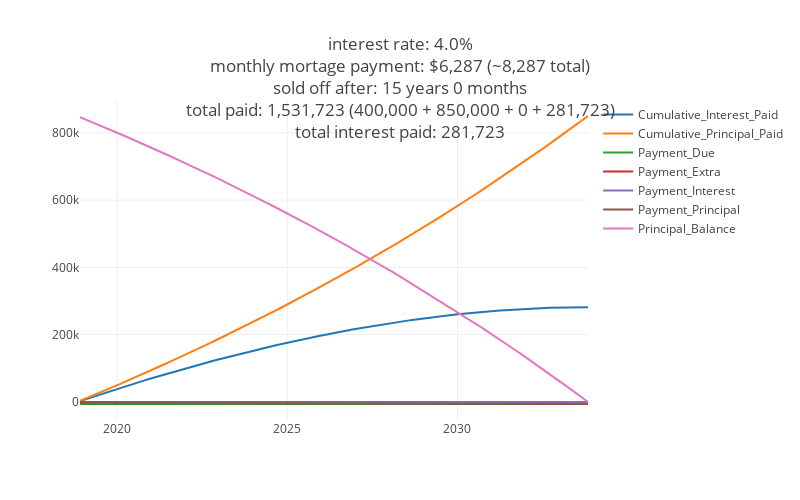

Notebook cell for this chart:
### Code cell
calc_and_graph(interest_rate=0.04, loan_years=15, monthly_payment=0)

### Figure 1 — Plotly figure (JSON) as saved in the notebook; plotly's stock layout.template omitted (floating-point values rounded to 4 significant figures; data arrays with more than 128 entries replaced by an {"elided": "..."} marker saying what was removed)
{"data": [{"name": "Cumulative_Interest_Paid", "type": "scatter", "uid": "8039d6b2-dcd0-11e8-aa00-1831bf6ae617", "x": {"elided": "180 str values"}, "y": {"elided": "180 float values"}}, {"name": "Cumulative_Principal_Paid", "type": "scatter", "uid": "8039d6b3-dcd0-11e8-aa00-1831bf6ae617", "x": {"elided": "180 str values"}, "y": {"elided": "180 float values"}}, {"name": "Payment_Due", "type": "scatter", "uid": "8039d6b4-dcd0-11e8-aa00-1831bf6ae617", "x": {"elided": "180 str values"}, "y": {"elided": "180 float values"}}, {"name": "Payment_Extra", "type": "scatter", "uid": "8039d6b5-dcd0-11e8-aa00-1831bf6ae617", "x": {"elided": "180 str values"}, "y": {"elided": "180 int values"}}, {"name": "Payment_Interest", "type": "scatter", "uid": "8039d6b6-dcd0-11e8-aa00-1831bf6ae617", "x": {"elided": "180 str values"}, "y": {"elided": "180 float values"}}, {"name": "Payment_Principal", "type": "scatter", "uid": "8039d6b7-dcd0-11e8-aa00-1831bf6ae617", "x": {"elided": "180 str values"}, "y": {"elided": "180 float values"}}, {"name": "Principal_Balance", "type": "scatter", "uid": "8039d6b8-dcd0-11e8-aa00-1831bf6ae617", "x": {"elided": "180 str values"}, "y": {"elided": "180 float values"}}], "layout": {"height": 500, "title": "interest rate: 4.0%<br>monthly mortage payment: $6,287 (~8,287 total)<br>sold off after: 15 years 0 months<br>total paid: 1,531,723 (400,000 + 850,000 + 0 + 281,723)<br>total interest paid: 281,723", "width": 800}}
